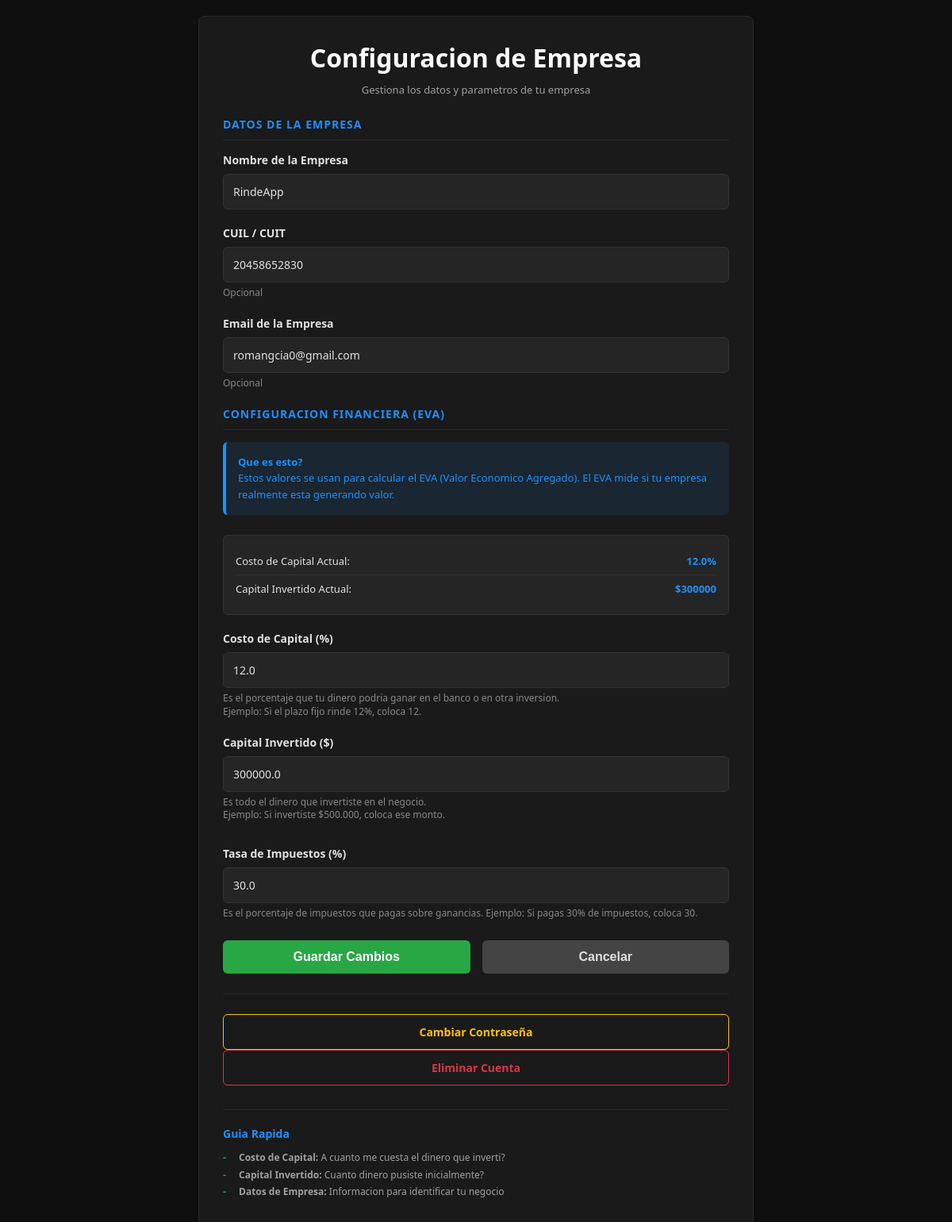
/config/eva (signed in), run on the app's committed database.
### models.py (models this page shows)
class Empresa(db.Model):
    __tablename__ = 'empresa'
    id = db.Column(db.Integer, primary_key=True)
    nombre = db.Column(db.String(150), nullable=False)
    ruc = db.Column(db.String(20))
    direccion = db.Column(db.String(200))
    telefono = db.Column(db.String(20))
    email = db.Column(db.String(120))
    descripcion = db.Column(db.Text)
    fecha_creacion = db.Column(db.DateTime, default=datetime.utcnow)
    tasa_costo_capital = db.Column(db.Float, default=10.0)
    capital_invertido = db.Column(db.Float, default=0)
    tasa_impuestos = db.Column(db.Float, default=0.30)  # AGREGAR ESTA LÍNEA

### app.py (the view, shortened to what this page needs)
@app.route('/config/eva', methods=['GET', 'POST'])
@login_required
def config_eva():
    empresa = current_user.empresa
    return render_template('configurar_eva.html', empresa=empresa)

### app.py (called while the page is built, shortened)
@login_manager.user_loader
def load_user(user_id):
    return Usuario.query.get(int(user_id))

@app.before_request
def crear_tablas():
    db.create_all()

@app.before_request
def debug_request():
    if request.path == '/nueva-categoria' and request.method == 'POST':
        print(f"\n{'='*50}")
        print(f"NUEVA PETICION A /nueva-categoria")
        print(f"Method: {request.method}")
        print(f"X-Requested-With: {request.headers.get('X-Requested-With')}")
        print(f"{'='*50}\n")

### templates/configurar_eva.html (shortened to what this page needs)
<!DOCTYPE html>
<html>
<head>
</head>
<body>
    <div class="container">
        <div class="form-card">
            <h1>Configuracion de Empresa</h1>
            <p class="subtitle">Gestiona los datos y parametros de tu empresa</p>
            <form method="POST">
                <div class="form-section">
                    <div class="section-title">Datos de la Empresa</div>
                    <div class="form-group">
                        <label for="nombre">Nombre de la Empresa</label>
                        <input type="text" name="nombre" id="nombre"
                               value="{{ empresa.nombre }}" required>
                    </div>
                    <div class="form-group">
                        <label for="ruc">CUIL / CUIT</label>
                        <input type="text" name="ruc" id="ruc"
                               value="{{ empresa.ruc or '' }}">
                        <div class="help-text">Opcional</div>
                    </div>
                    <div class="form-group">
                        <label for="email">Email de la Empresa</label>
                        <input type="email" name="email" id="email"
                               value="{{ empresa.email or '' }}">
                        <div class="help-text">Opcional</div>
                    </div>
                <div class="form-section">
                    <div class="section-title">Configuracion Financiera (EVA)</div>
                    <div class="info-box">
                        <strong>Que es esto?</strong><br>
                        Estos valores se usan para calcular el EVA (Valor Economico Agregado).
                        El EVA mide si tu empresa realmente esta generando valor.
                    </div>
                    <div class="valores-actuales">
                        <div class="valor-actual">
                            <span>Costo de Capital Actual:</span>
                            <strong>{{ "%.1f"|format(empresa.tasa_costo_capital) }}%</strong>
                        </div>
                        <div class="valor-actual">
                            <span>Capital Invertido Actual:</span>
                            <strong>${{ "%.0f"|format(empresa.capital_invertido) }}</strong>
                        </div>
                    </div>
                    <div class="form-group">
                        <label for="tasa_costo_capital">Costo de Capital (%)</label>
                        <input type="number" name="tasa_costo_capital" id="tasa_costo_capital"
                               step="0.1" min="0" value="{{ empresa.tasa_costo_capital }}" required>
                        <div class="help-text">
                            Es el porcentaje que tu dinero podria ganar en el banco o en otra inversion.
                            <br>Ejemplo: Si el plazo fijo rinde 12%, coloca 12.
                        </div>
                    </div>
                    <div class="form-group">
                        <label for="capital_invertido">Capital Invertido ($)</label>
                        <input type="number" name="capital_invertido" id="capital_invertido"
                               step="0.01" min="0" value="{{ empresa.capital_invertido }}" required>
                        <div class="help-text">
                            Es todo el dinero que invertiste en el negocio.
                            <br>Ejemplo: Si invertiste $500.000, coloca ese monto.
                        </div>
                    </div>
                </div>
                <div class="form-group">
                    <label for="tasa_impuestos">Tasa de Impuestos (%)</label>
                    <input type="number" name="tasa_impuestos" id="tasa_impuestos"
                            step="0.1" min="0" max="100" value="{{ (empresa.tasa_impuestos * 100) if empresa else 30 }}" required>
                    <div class="help-text">
                        Es el porcentaje de impuestos que pagas sobre ganancias.
                        Ejemplo: Si pagas 30% de impuestos, coloca 30.
                    </div>
                </div>
                <div class="botones">
                    <button type="submit" class="btn-guardar">Guardar Cambios</button>
                    <button type="button" class="btn-cancelar" onclick="window.location.href='{{ url_for('dashboard') }}'">Cancelar</button>
                </div>
                <div style="margin-top: 25px; padding-top: 25px; border-top: 1px solid #2a2a2a;">
                    <a href="{{ url_for('cambiar_password') }}" style="display: block; text-align: center; color: #ffc107; font-size: 14px; text-decoration: none; font-weight: 600; padding: 12px; border: 1px solid #ffc107; border-radius: 6px; transition: 0.3s;" onmouseover="this.style.background='rgba(255, 193, 7, 0.1)'" onmouseout="this.style.background='transparent'">
                        Cambiar Contraseña
                    </a>
                    <a href="{{ url_for('eliminar_cuenta') }}" style="display: block; text-align: center; color: #dc3545; font-size: 14px; text-decoration: none; font-weight: 600; padding: 12px; border: 1px solid #dc3545; border-radius: 6px; transition: 0.3s;" onmouseover="this.style.background='rgba(220, 53, 69, 0.1)'" onmouseout="this.style.background='transparent'">
                        Eliminar Cuenta
                    </a>
                </div>
            </form>
            <div class="guia">
                <h3>Guia Rapida</h3>
                <ul>
                    <li><strong>Costo de Capital:</strong> A cuanto me cuesta el dinero que inverti?</li>
                    <li><strong>Capital Invertido:</strong> Cuanto dinero pusiste inicialmente?</li>
                    <li><strong>Datos de Empresa:</strong> Informacion para identificar tu negocio</li>
                </ul>
            </div>
        </div>
    </div>
</body>
</html>

### templates/configurar_eva.html (style rules this page uses)
* { margin: 0; padding: 0; box-sizing: border-box; }
* { scrollbar-color: #1e90ff #0f0f0f; scrollbar-width: thin; }
body { font-family: 'Segoe UI', Tahoma, Geneva, Verdana, sans-serif; background: #0f0f0f; color: #e0e0e0; min-height: 100vh; padding: 20px; }
.container { max-width: 700px; margin: 0 auto; position: relative; z-index: 1; }
.form-card { background: #1a1a1a; padding: 30px; border-radius: 8px; border: 1px solid #2a2a2a; }
h1 { color: #fff; margin-bottom: 10px; text-align: center; }
.subtitle { color: #a0a0a0; text-align: center; margin-bottom: 25px; font-size: 13px; }
.info-box { background: rgba(30, 144, 255, 0.1); border-left: 4px solid #1e90ff; padding: 15px; border-radius: 6px; margin-bottom: 25px; font-size: 13px; color: #1e90ff; line-height: 1.6; }
.form-section { margin-bottom: 30px; }
.section-title { color: #1e90ff; font-size: 14px; font-weight: 600; margin-bottom: 15px; text-transform: uppercase; letter-spacing: 1px; border-bottom: 1px solid #2a2a2a; padding-bottom: 10px; }
.form-group { margin-bottom: 20px; }
label { display: block; margin-bottom: 8px; color: #e0e0e0; font-weight: 600; font-size: 14px; }
input, textarea { width: 100%; padding: 12px; border: 1px solid #333; border-radius: 6px; font-size: 14px; transition: 0.3s; background: #252525; color: #e0e0e0; font-family: inherit; }
.help-text { font-size: 12px; color: #888; margin-top: 5px; line-height: 1.4; }
.valores-actuales { background: #252525; padding: 15px; border-radius: 6px; margin-bottom: 20px; border: 1px solid #333; }
.valor-actual { display: flex; justify-content: space-between; align-items: center; padding: 8px 0; border-bottom: 1px solid #333; font-size: 13px; }
.valor-actual:last-child { border-bottom: none; }
.valor-actual strong { color: #1e90ff; }
.botones { display: grid; grid-template-columns: 1fr 1fr; gap: 15px; margin-top: 25px; }
button, a.btn { padding: 12px; border: none; border-radius: 6px; font-size: 16px; font-weight: 600; cursor: pointer; transition: 0.3s; text-decoration: none; text-align: center; display: block; }
.btn-guardar { background: #28a745; color: white; }
.btn-cancelar { background: #444; color: #e0e0e0; }
.guia { margin-top: 30px; padding-top: 20px; border-top: 1px solid #2a2a2a; }
.guia h3 { color: #1e90ff; font-size: 14px; margin-bottom: 10px; }
.guia ul { color: #a0a0a0; font-size: 12px; line-height: 1.8; list-style: none; padding-left: 0; }
.guia li { padding-left: 20px; position: relative; }
.guia li:before { content: "-"; position: absolute; left: 0; color: #28a745; font-weight: bold; }

### data on the page
Empresa: nombre "RindeApp", ruc "20458652830", email "romangcia0@gmail.com", tasa_costo_capital "12.0", capital_invertido "300000", capital_invertido "300000.0", tasa_impuestos "30.0"
